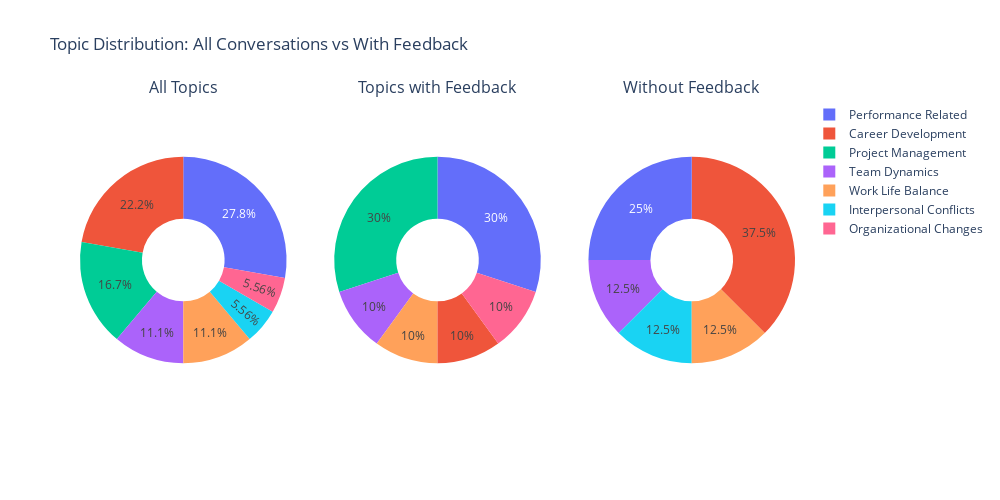

The notebook cell saved with this chart:
### Code cell
import plotly.express as px

# Create a figure with 2 subplots side by side
fig = make_subplots(
    rows=1,
    cols=3,
    subplot_titles=("All Topics", "Topics with Feedback", "Without Feedback"),
    specs=[[{"type": "pie"}, {"type": "pie"}, {"type": "pie"}]],
)

# First chart - all conversations
all_counts = merged_df["main_topic"].value_counts()
fig.add_trace(go.Pie(labels=all_counts.index, values=all_counts.values, hole=0.4, name="All Topics"), row=1, col=1)

# Second chart - only conversations with feedback
filtered_counts = merged_df.dropna(subset=["overall_feedback"])["main_topic"].value_counts()
fig.add_trace(
    go.Pie(labels=filtered_counts.index, values=filtered_counts.values, hole=0.4, name="With Feedback"), row=1, col=2
)

# Third chart - only conversations without feedback
filtered_counts = merged_df[merged_df["overall_feedback"].isna()]["main_topic"].value_counts()
fig.add_trace(
    go.Pie(labels=filtered_counts.index, values=filtered_counts.values, hole=0.4, name="Without Feedback"), row=1, col=3
)

# Update layout
fig.update_layout(title_text="Topic Distribution: All Conversations vs With Feedback", height=500, width=1000)

fig.show()

### Figure 1 — Plotly figure (JSON) as saved in the notebook; plotly's stock layout.template omitted (floating-point values rounded to 4 significant figures)
{"data": [{"domain": {"x": [0, 0.2889], "y": [0, 1]}, "hole": 0.4, "labels": ["Performance Related", "Career Development", "Project Management", "Team Dynamics", "Work Life Balance", "Interpersonal Conflicts", "Organizational Changes"], "name": "All Topics", "type": "pie", "values": [5, 4, 3, 2, 2, 1, 1]}, {"domain": {"x": [0.3556, 0.6444], "y": [0, 1]}, "hole": 0.4, "labels": ["Performance Related", "Project Management", "Team Dynamics", "Work Life Balance", "Career Development", "Organizational Changes"], "name": "With Feedback", "type": "pie", "values": [3, 3, 1, 1, 1, 1]}, {"domain": {"x": [0.7111, 1], "y": [0, 1]}, "hole": 0.4, "labels": ["Career Development", "Performance Related", "Team Dynamics", "Interpersonal Conflicts", "Work Life Balance"], "name": "Without Feedback", "type": "pie", "values": [3, 2, 1, 1, 1]}], "layout": {"annotations": [{"font": {"size": 16}, "showarrow": false, "text": "All Topics", "x": 0.1444, "xanchor": "center", "xref": "paper", "y": 1, "yanchor": "bottom", "yref": "paper"}, {"font": {"size": 16}, "showarrow": false, "text": "Topics with Feedback", "x": 0.5, "xanchor": "center", "xref": "paper", "y": 1, "yanchor": "bottom", "yref": "paper"}, {"font": {"size": 16}, "showarrow": false, "text": "Without Feedback", "x": 0.8556, "xanchor": "center", "xref": "paper", "y": 1, "yanchor": "bottom", "yref": "paper"}], "height": 500, "title": {"text": "Topic Distribution: All Conversations vs With Feedback"}, "width": 1000}}
